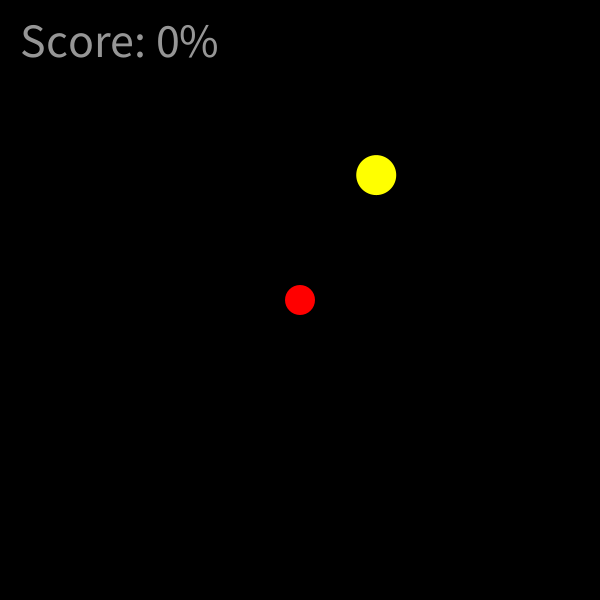
Frame 1 (no input)
Frame 60 (the mouse pressed at the canvas centre just before this capture): identical to frame 1, image omitted
Frame 120 (the mouse held since frame 60 and released just before this capture): identical to frame 1, image omitted

The Processing sketch that drew this single still picture (run headless with seeded random() and noise(); from frame 60 on, the mouse is pressed at the canvas centre):

// Processing sketch: A1Q8
// ── A1Q8.pde
/*

Assignment 01 - The Bouncing Ball
By Vincent Nguyen

STEP 08:
CHALLENGE: Can you turn this into a game where you
fling a ball at a target (another ball -- make it
yellow, and 40x40)? To detect if the projectile has
hit the target you might want to use the dist( )
function. The score is a percentage: (# of successful
hits / # of total attempts) * 100%. After a target is
hit, the score updates and the target appears in a new,
random location.

*/

ArrayList<Target> targets = new ArrayList();
PVector p, v, a, t;
float score, hits, attempts;
boolean frozen;

void setup() {
  size(600,600);
  ellipseMode(CENTER);
  textSize(48);
  textAlign(LEFT,CENTER);
  cursor(CROSS);
  p = new PVector(300,300);
  v = new PVector(0,0);
  a = new PVector(0,0.1);
  t = new PVector(0,0);
  score = 0;
  hits = 0;
  attempts = 0;
  targets.add(new Target());
  frozen = true;
}

void draw() {
  background(0);
  noStroke();
  fill(#FF0000);
  ellipse(p.x, p.y, 30, 30);
  
  if (!frozen) {
    p.add(v);
    v.add(a);
  }
  
  //COLLISION
  if (p.y >= height - 15) {
    v.y *= -0.90;
    p.y = height - 15;
  } else if (p.y <= 15) {
    v.y *= -0.90;
    p.y = 15;
  }
  if (p.x >= width - 15) {
    v.x *= -0.90;
    p.x = width - 15;
  } else if (p.x <= 15) {
    v.x *= -0.90;
    p.x = 15;
  }
  
  for (Target t : targets) {
    t.display();
    t.collision(p.x,p.y);
  }
  
  for (int i = 0; i < targets.size(); i++) {
    Target t = targets.get(i);
    if (!t.status()) {
      targets.remove(i);
      frozen = true;
      p = new PVector(300,300);
      v = new PVector(0,0);
      targets.add(new Target());
    }
  }
  
  score = (hits/attempts)*100;
  fill(#FFFFFF,150);
  text("Score: " + round(score) + "%", 20, 40);
  
}

void mouseReleased() {
  v.set((p.x-t.x)/25, (p.y-t.y)/25);
  attempts++;
  frozen = false;
}

void mousePressed() {
  frozen = true;
}

void mouseDragged() {
  stroke(#FF0000);
  strokeWeight(5);
  line(p.x,p.y,mouseX,mouseY);
  t.set(mouseX,mouseY);
}

class Target {
  
  PVector p;
  boolean alive;
  
  Target() {
    p = new PVector(random(40,560),random(40,560));
    alive = true;
  }
  
  void display() {
    noStroke();
    fill(#FFFF00);
    if (alive) {
      ellipse(p.x,p.y,40,40);
    }
  }
  
  void collision(float x, float y) {
    if (dist(p.x,p.y,x,y) <= 30) {
      if (alive) {
        hits++;
        die();
      }
    }
  }
  
  void die() {
    alive = false;
  }
  
  boolean status() {
    return alive;
  }
  
}
